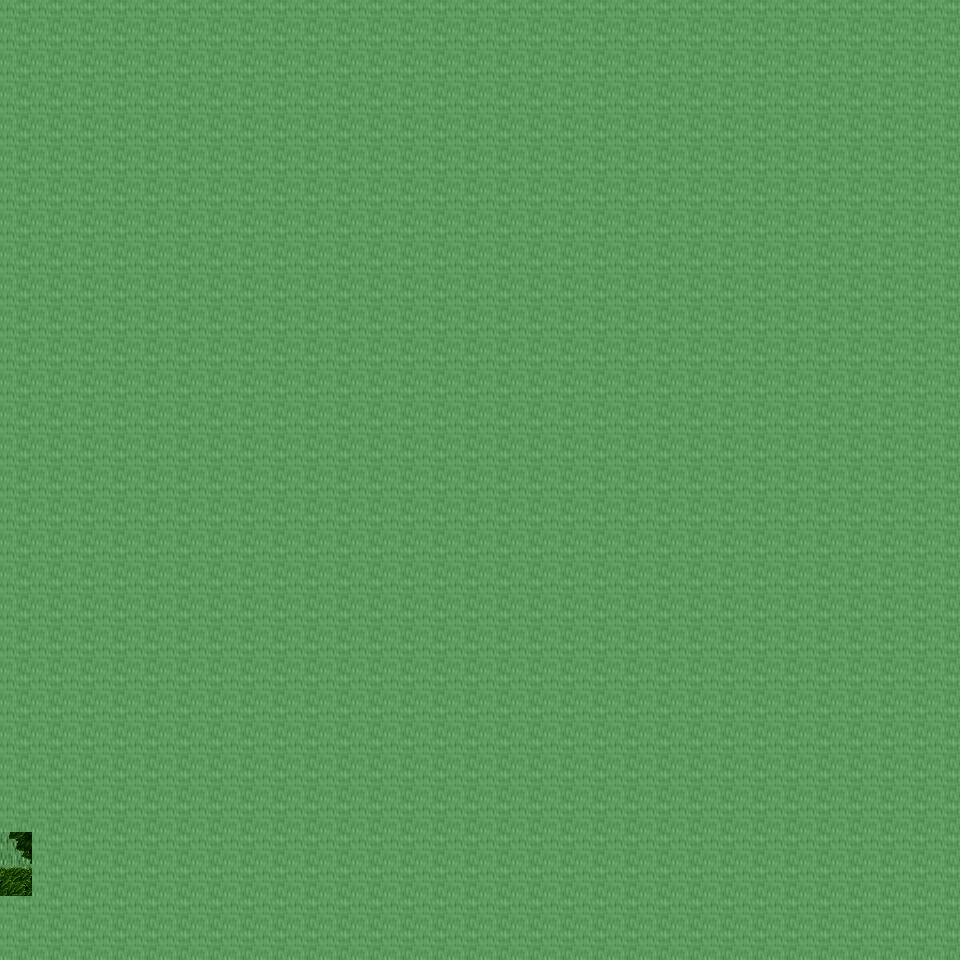

Tiled map render using the project's own tile images. Description and the map definition, with tile-layer contents summarised, below:
An orthogonal 30x30 tile map with 32x32 px tiles, 6 tile layers (Ground, Object, Object2, Above, ...), 10 tilesets and 1 object (mapchange).

<map version="1.0" orientation="orthogonal" renderorder="right-down" width="30" height="30" tilewidth="32" tileheight="32" nextobjectid="2">
  <tileset firstgid="1" name="tileset_ground_ground" tilewidth="32" tileheight="32" tilecount="33" columns="3">
    <image source="../drawable/tileset_ground_ground.png" width="96" height="352" />
  </tileset>
  <tileset firstgid="34" name="tileset_plant_tree_tree_darkgreen" tilewidth="32" tileheight="32" tilecount="88" columns="8">
    <image source="../drawable/tileset_plant_tree_tree_darkgreen.png" width="256" height="352" />
  </tileset>
  <tileset firstgid="122" name="tileset_plant_tree_tree_green" tilewidth="32" tileheight="32" tilecount="88" columns="8">
    <image source="../drawable/tileset_plant_tree_tree_green.png" width="256" height="352" />
  </tileset>
  <tileset firstgid="210" name="tileset_logic_collision" tilewidth="32" tileheight="32" tilecount="1" columns="1">
    <image source="../drawable/tileset_logic_collision.png" width="32" height="32" />
  </tileset>
  <tileset firstgid="211" name="tileset_logic_item_herb" tilewidth="32" tileheight="32" tilecount="5" columns="5">
    <image source="../drawable/tileset_logic_item_herb.png" width="160" height="32" />
  </tileset>
  <tileset firstgid="216" name="tileset_plant_flower_small_flower_bed_2" tilewidth="32" tileheight="32" tilecount="12" columns="3">
    <image source="../drawable/tileset_plant_flower_small_flower_bed_2.png" width="96" height="128" />
  </tileset>
  <tileset firstgid="228" name="tileset_plant_flower_small_flower_bed" tilewidth="32" tileheight="32" tilecount="12" columns="3">
    <image source="../drawable/tileset_plant_flower_small_flower_bed.png" width="96" height="128" />
  </tileset>
  <tileset firstgid="240" name="tileset_plant_flower_pointed_yellow" tilewidth="32" tileheight="32" tilecount="2" columns="2">
    <image source="../drawable/tileset_plant_flower_pointed_yellow.png" width="64" height="32" />
  </tileset>
  <tileset firstgid="242" name="tileset_plant_flower_polyanthus" tilewidth="32" tileheight="32" tilecount="3" columns="3">
    <image source="../drawable/tileset_plant_flower_polyanthus.png" width="96" height="32" />
  </tileset>
  <tileset firstgid="245" name="tileset_building_huts" tilewidth="32" tileheight="32" tilecount="338" columns="26">
    <image source="../drawable/tileset_building_huts.png" width="832" height="416" />
  </tileset>
  <layer name="Ground" width="30" height="30">
    <data>[900 cells, 900 non-empty, 1 distinct tile ids]</data>
  </layer>
  <layer name="Object" width="30" height="30">
    <data>[900 cells, 0 non-empty, 0 distinct tile ids]</data>
  </layer>
  <layer name="Object2" width="30" height="30">
    <data>[900 cells, 110 non-empty, 20 distinct tile ids]</data>
  </layer>
  <layer name="Above" width="30" height="30">
    <data>[900 cells, 772 non-empty, 46 distinct tile ids]</data>
  </layer>
  <layer name="Above2" width="30" height="30">
    <data>[900 cells, 7 non-empty, 3 distinct tile ids]</data>
  </layer>
  <layer name="Walkable" width="30" height="30">
    <data>[900 cells, 898 non-empty, 1 distinct tile ids]</data>
  </layer>
  <objectgroup name="MapEvents">
    <object id="1" name="west" type="mapchange" x="0" y="832" width="32" height="64">
      <properties>
        <property name="map" value="0_ados_mountain_n2_w2_x3_y2" />
        <property name="place" value="east" />
      </properties>
    </object>
  </objectgroup>
</map>
